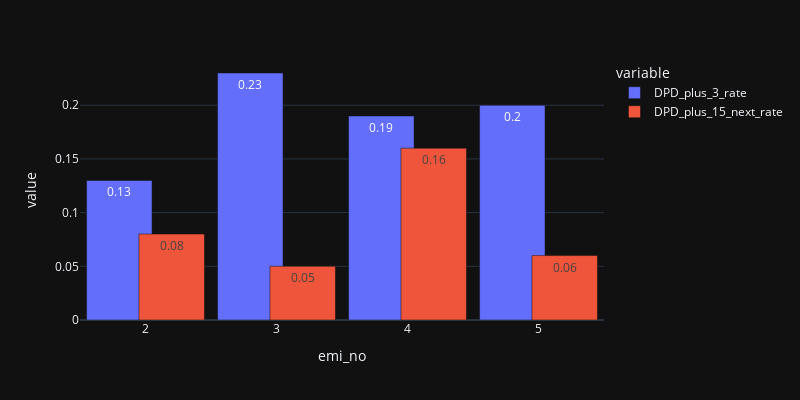

This figure's notebook cell:
### Code cell
import plotly.express as px
fig = px.bar(tdf[['DPD_plus_3_rate','DPD_plus_15_next_rate']],text_auto=True,width=800, height=400,barmode = 'group')
fig.update_traces(width=0.5)
fig.show()

### Figure 1 — Plotly figure (JSON) as saved in the notebook; plotly's stock layout.template omitted (floating-point values rounded to 4 significant figures)
{"data": [{"alignmentgroup": "True", "hovertemplate": "variable=DPD_plus_3_rate<br>emi_no=%{x}<br>value=%{y}<extra></extra>", "legendgroup": "DPD_plus_3_rate", "marker": {"color": "#636efa", "pattern": {"shape": ""}}, "name": "DPD_plus_3_rate", "offsetgroup": "DPD_plus_3_rate", "orientation": "v", "showlegend": true, "textposition": "auto", "texttemplate": "%{y}", "type": "bar", "width": 0.5, "x": [2, 3, 4, 5], "xaxis": "x", "y": [0.13, 0.23, 0.19, 0.2], "yaxis": "y"}, {"alignmentgroup": "True", "hovertemplate": "variable=DPD_plus_15_next_rate<br>emi_no=%{x}<br>value=%{y}<extra></extra>", "legendgroup": "DPD_plus_15_next_rate", "marker": {"color": "#EF553B", "pattern": {"shape": ""}}, "name": "DPD_plus_15_next_rate", "offsetgroup": "DPD_plus_15_next_rate", "orientation": "v", "showlegend": true, "textposition": "auto", "texttemplate": "%{y}", "type": "bar", "width": 0.5, "x": [2, 3, 4, 5], "xaxis": "x", "y": [0.08, 0.05, 0.16, 0.06], "yaxis": "y"}], "layout": {"barmode": "group", "height": 400, "legend": {"title": {"text": "variable"}, "tracegroupgap": 0}, "margin": {"t": 60}, "width": 800, "xaxis": {"anchor": "y", "domain": [0, 1], "title": {"text": "emi_no"}}, "yaxis": {"anchor": "x", "domain": [0, 1], "title": {"text": "value"}}}}
